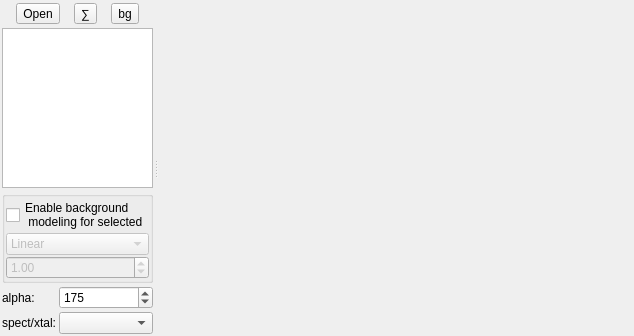
<?xml version="1.0" encoding="UTF-8"?>
<ui version="4.0">
 <class>WDSScanWidget</class>
 <widget class="QWidget" name="WDSScanWidget">
  <property name="geometry">
   <rect>
    <x>0</x>
    <y>0</y>
    <width>634</width>
    <height>336</height>
   </rect>
  </property>
  <property name="windowTitle">
   <string>Form</string>
  </property>
  <layout class="QVBoxLayout" name="verticalLayout_2">
   <property name="spacing">
    <number>1</number>
   </property>
   <property name="leftMargin">
    <number>1</number>
   </property>
   <property name="topMargin">
    <number>1</number>
   </property>
   <property name="rightMargin">
    <number>1</number>
   </property>
   <property name="bottomMargin">
    <number>1</number>
   </property>
   <item>
    <widget class="QSplitter" name="splitter">
     <property name="orientation">
      <enum>Qt::Horizontal</enum>
     </property>
     <widget class="QWidget" name="layoutWidget">
      <layout class="QGridLayout" name="selectionLayout">
       <property name="sizeConstraint">
        <enum>QLayout::SetMinimumSize</enum>
       </property>
       <property name="leftMargin">
        <number>1</number>
       </property>
       <property name="topMargin">
        <number>1</number>
       </property>
       <property name="rightMargin">
        <number>1</number>
       </property>
       <property name="bottomMargin">
        <number>1</number>
       </property>
       <property name="spacing">
        <number>3</number>
       </property>
       <item row="4" column="1">
        <widget class="QComboBox" name="spectComboBox">
         <property name="sizePolicy">
          <sizepolicy hsizetype="Minimum" vsizetype="Fixed">
           <horstretch>0</horstretch>
           <verstretch>0</verstretch>
          </sizepolicy>
         </property>
         <property name="toolTip">
          <string>Unique combinations of spectrometer + XTAL</string>
         </property>
         <property name="maxVisibleItems">
          <number>5</number>
         </property>
        </widget>
       </item>
       <item row="4" column="0">
        <widget class="QLabel" name="label_2">
         <property name="sizePolicy">
          <sizepolicy hsizetype="Minimum" vsizetype="Preferred">
           <horstretch>0</horstretch>
           <verstretch>0</verstretch>
          </sizepolicy>
         </property>
         <property name="text">
          <string>spect/xtal:</string>
         </property>
         <property name="buddy">
          <cstring>spectComboBox</cstring>
         </property>
        </widget>
       </item>
       <item row="3" column="0">
        <widget class="QLabel" name="label">
         <property name="sizePolicy">
          <sizepolicy hsizetype="Minimum" vsizetype="Preferred">
           <horstretch>0</horstretch>
           <verstretch>0</verstretch>
          </sizepolicy>
         </property>
         <property name="text">
          <string>alpha:</string>
         </property>
         <property name="buddy">
          <cstring>alphaSpinBox</cstring>
         </property>
        </widget>
       </item>
       <item row="3" column="1">
        <widget class="QSpinBox" name="alphaSpinBox">
         <property name="sizePolicy">
          <sizepolicy hsizetype="MinimumExpanding" vsizetype="Fixed">
           <horstretch>0</horstretch>
           <verstretch>0</verstretch>
          </sizepolicy>
         </property>
         <property name="toolTip">
          <string>Transparency of WDS curves (alpha value)</string>
         </property>
         <property name="maximum">
          <number>255</number>
         </property>
         <property name="value">
          <number>175</number>
         </property>
        </widget>
       </item>
       <item row="0" column="0" colspan="2">
        <widget class="QWidget" name="widget" native="true">
         <property name="sizePolicy">
          <sizepolicy hsizetype="Minimum" vsizetype="Minimum">
           <horstretch>0</horstretch>
           <verstretch>0</verstretch>
          </sizepolicy>
         </property>
         <layout class="QHBoxLayout" name="horizontalLayout">
          <property name="spacing">
           <number>1</number>
          </property>
          <property name="leftMargin">
           <number>1</number>
          </property>
          <property name="topMargin">
           <number>1</number>
          </property>
          <property name="rightMargin">
           <number>1</number>
          </property>
          <property name="bottomMargin">
           <number>1</number>
          </property>
          <item>
           <widget class="QToolButton" name="openButton">
            <property name="text">
             <string>Open</string>
            </property>
            <property name="iconSize">
             <size>
              <width>10</width>
              <height>10</height>
             </size>
            </property>
            <property name="toolButtonStyle">
             <enum>Qt::ToolButtonTextOnly</enum>
            </property>
           </widget>
          </item>
          <item>
           <widget class="QToolButton" name="spectSumButton">
            <property name="text">
             <string>∑</string>
            </property>
            <property name="toolButtonStyle">
             <enum>Qt::ToolButtonTextOnly</enum>
            </property>
           </widget>
          </item>
          <item>
           <widget class="QToolButton" name="appendButton">
            <property name="text">
             <string>bg</string>
            </property>
            <property name="checkable">
             <bool>true</bool>
            </property>
            <property name="toolButtonStyle">
             <enum>Qt::ToolButtonTextOnly</enum>
            </property>
           </widget>
          </item>
         </layout>
        </widget>
       </item>
       <item row="2" column="0" colspan="2">
        <widget class="QGroupBox" name="bkg_groupBox">
         <property name="enabled">
          <bool>true</bool>
         </property>
         <layout class="QVBoxLayout" name="verticalLayout">
          <property name="spacing">
           <number>1</number>
          </property>
          <property name="leftMargin">
           <number>1</number>
          </property>
          <property name="topMargin">
           <number>1</number>
          </property>
          <property name="rightMargin">
           <number>1</number>
          </property>
          <property name="bottomMargin">
           <number>1</number>
          </property>
          <item>
           <widget class="QCheckBox" name="bkgCheckBox">
            <property name="text">
             <string>Enable background
 modeling for selected</string>
            </property>
           </widget>
          </item>
          <item>
           <widget class="QComboBox" name="bkgTypeComboBox">
            <property name="enabled">
             <bool>false</bool>
            </property>
            <item>
             <property name="text">
              <string>Linear</string>
             </property>
            </item>
            <item>
             <property name="text">
              <string>Exponential</string>
             </property>
            </item>
            <item>
             <property name="text">
              <string>Left only</string>
             </property>
            </item>
            <item>
             <property name="text">
              <string>Right only</string>
             </property>
            </item>
           </widget>
          </item>
          <item>
           <widget class="QDoubleSpinBox" name="slopeSpinBox">
            <property name="enabled">
             <bool>false</bool>
            </property>
            <property name="minimum">
             <double>0.000000000000000</double>
            </property>
            <property name="value">
             <double>1.000000000000000</double>
            </property>
           </widget>
          </item>
         </layout>
        </widget>
       </item>
       <item row="1" column="0" colspan="2">
        <widget class="QTreeView" name="spectraTreeView">
         <property name="sizePolicy">
          <sizepolicy hsizetype="MinimumExpanding" vsizetype="MinimumExpanding">
           <horstretch>0</horstretch>
           <verstretch>0</verstretch>
          </sizepolicy>
         </property>
         <property name="minimumSize">
          <size>
           <width>150</width>
           <height>0</height>
          </size>
         </property>
         <property name="sizeAdjustPolicy">
          <enum>QAbstractScrollArea::AdjustToContentsOnFirstShow</enum>
         </property>
         <property name="editTriggers">
          <set>QAbstractItemView::EditKeyPressed</set>
         </property>
         <property name="selectionMode">
          <enum>QAbstractItemView::ExtendedSelection</enum>
         </property>
        </widget>
       </item>
      </layout>
     </widget>
     <widget class="QWidget" name="spect_widget_container" native="true">
      <property name="sizePolicy">
       <sizepolicy hsizetype="Preferred" vsizetype="Preferred">
        <horstretch>1</horstretch>
        <verstretch>0</verstretch>
       </sizepolicy>
      </property>
     </widget>
    </widget>
   </item>
  </layout>
 </widget>
 <resources/>
 <connections>
  <connection>
   <sender>appendButton</sender>
   <signal>toggled(bool)</signal>
   <receiver>bkg_groupBox</receiver>
   <slot>setVisible(bool)</slot>
   <hints>
    <hint type="sourcelabel">
     <x>497</x>
     <y>29</y>
    </hint>
    <hint type="destinationlabel">
     <x>4</x>
     <y>195</y>
    </hint>
   </hints>
  </connection>
  <connection>
   <sender>bkgCheckBox</sender>
   <signal>toggled(bool)</signal>
   <receiver>bkgTypeComboBox</receiver>
   <slot>setEnabled(bool)</slot>
   <hints>
    <hint type="sourcelabel">
     <x>23</x>
     <y>168</y>
    </hint>
    <hint type="destinationlabel">
     <x>45</x>
     <y>204</y>
    </hint>
   </hints>
  </connection>
  <connection>
   <sender>bkgCheckBox</sender>
   <signal>toggled(bool)</signal>
   <receiver>slopeSpinBox</receiver>
   <slot>setEnabled(bool)</slot>
   <hints>
    <hint type="sourcelabel">
     <x>563</x>
     <y>170</y>
    </hint>
    <hint type="destinationlabel">
     <x>569</x>
     <y>240</y>
    </hint>
   </hints>
  </connection>
 </connections>
</ui>
